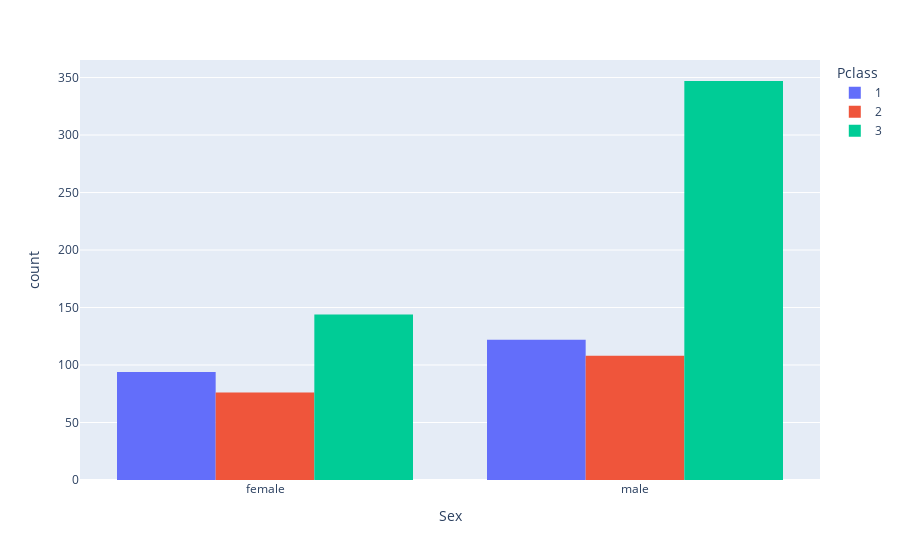

The code cell stored with this chart in its notebook:
### Markdown cell above
### Step 4: bar plots passenger count by sex and class

### Code cell
px.histogram(titanicdf, x="Sex", color="Pclass", barmode="group", category_orders={"Pclass": [1, 2, 3]})

### Figure 1 — Plotly figure (JSON) as saved in the notebook; plotly's stock layout.template omitted (floating-point values rounded to 4 significant figures; data arrays with more than 128 entries replaced by an {"elided": "..."} marker saying what was removed)
{"data": [{"alignmentgroup": "True", "bingroup": "x", "hovertemplate": "Pclass=1<br>Sex=%{x}<br>count=%{y}<extra></extra>", "legendgroup": "1", "marker": {"color": "#636efa", "pattern": {"shape": ""}}, "name": "1", "offsetgroup": "1", "orientation": "v", "showlegend": true, "type": "histogram", "x": {"elided": "216 str values"}, "xaxis": "x", "yaxis": "y"}, {"alignmentgroup": "True", "bingroup": "x", "hovertemplate": "Pclass=2<br>Sex=%{x}<br>count=%{y}<extra></extra>", "legendgroup": "2", "marker": {"color": "#EF553B", "pattern": {"shape": ""}}, "name": "2", "offsetgroup": "2", "orientation": "v", "showlegend": true, "type": "histogram", "x": {"elided": "184 str values"}, "xaxis": "x", "yaxis": "y"}, {"alignmentgroup": "True", "bingroup": "x", "hovertemplate": "Pclass=3<br>Sex=%{x}<br>count=%{y}<extra></extra>", "legendgroup": "3", "marker": {"color": "#00cc96", "pattern": {"shape": ""}}, "name": "3", "offsetgroup": "3", "orientation": "v", "showlegend": true, "type": "histogram", "x": {"elided": "491 str values"}, "xaxis": "x", "yaxis": "y"}], "layout": {"barmode": "group", "legend": {"title": {"text": "Pclass"}, "tracegroupgap": 0}, "margin": {"t": 60}, "xaxis": {"anchor": "y", "domain": [0, 1], "title": {"text": "Sex"}}, "yaxis": {"anchor": "x", "domain": [0, 1], "title": {"text": "count"}}}}
